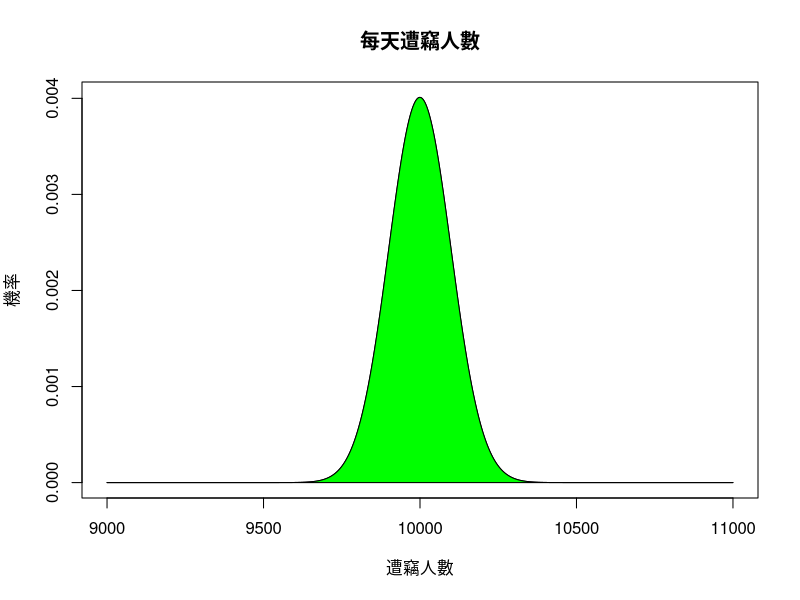
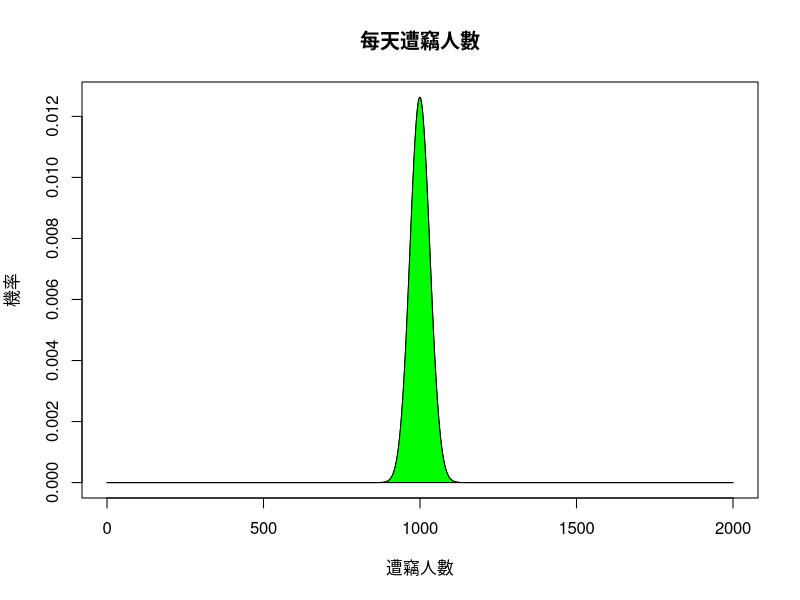
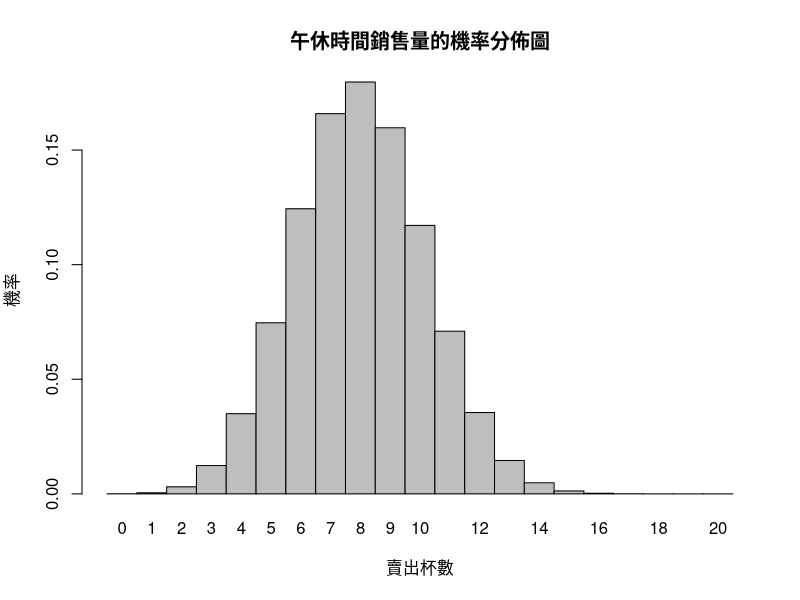

Source code (R) for these figures, in order:
## ---- chunk 1
A = pbinom(4, size = 20, prob = 0.2, lower.tail = F)
B = pbinom(4, size = 40, prob = 0.9, lower.tail = F)
A * B
## ---- chunk 2
0.1 * 0.05 / 0.02
## ---- chunk 3
dbinom(2, size = 5, prob = 0.25)
## ---- chunk 4
sd = sqrt(5^2 + 3^2)
50 + 3 * sd
## ---- chunk 5
sd = sqrt(15^2 + 1.5^2)
225 + 3 * sd
## ---- chunk 6
pnorm(200, mean = 50, sd = 5.830952, lower.tail = F)
pnorm(200, mean = 225, sd = 15.0741, lower.tail = F)
## ---- chunk 7
xx = c(9000:11000)
yy = dbinom(xx, size = 1000000, prob = 0.01)
plot(x = xx, y = yy, type = "l", main = "每天遭竊人數", xlab = '遭竊人數', ylab = '機率')

region.x = xx[xx<=100000]
region.y = yy[xx<=100000]
	
region.x2 = c(head(region.x,1), region.x, tail(region.x,1))
region.y2 = c(0, region.y, 0)
	
polygon(region.x2, region.y2, col = "green")
## ---- chunk 8
data = rbinom(365, size = 1000000, prob = 0.01)
Q1T <- quantile(data)[2] - 1.5 * IQR(data)
Q3T <- quantile(data)[4] + 1.5 * IQR(data)
count = 0
for (i in 1:365){
  if (data[i] < Q1T|data[i] > Q3T)
    count = count + 1
}
count
## ---- chunk 9
xx = c(0:2000)
yy = dbinom(xx, size = 1000000, prob = 0.001)
plot(x = xx, y = yy, type = "l", main = "每天遭竊人數", xlab = '遭竊人數', ylab = '機率')

region.x = xx[xx<=100000]
region.y = yy[xx<=100000]
	
region.x2 = c(head(region.x,1), region.x, tail(region.x,1))
region.y2 = c(0, region.y, 0)
	
polygon(region.x2, region.y2, col = "green")
## ---- chunk 10
x = 5/7
y = 2/35
0.7 - y + 1- x - y
## ---- chunk 11
p = 0.7 - y + 1- x - y
pbinom(0, size = 7, prob = 1-p, lower.tail = F)
## ---- chunk 12
1 - pbinom(75, size = 7*60+30, prob = 0.15)
## ---- chunk 13
yy = dbinom(c(0:20), size = 20, prob = 0.4)
barplot(yy, names.arg=c(0:20), space = 0, main = "午休時間銷售量的機率分佈圖", xlab = '賣出杯數', ylab = '機率')
